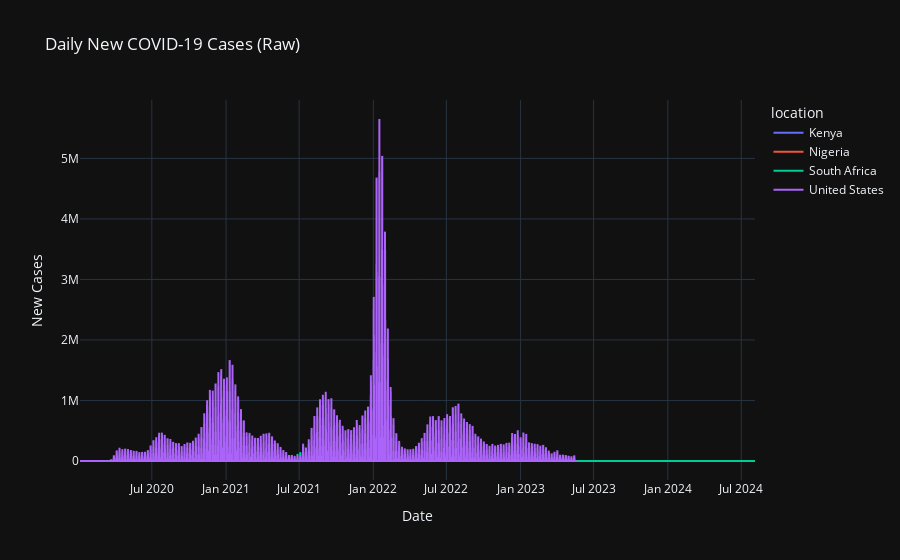

Notebook code for this chart:
### Code cell
# Comparing daily new COVID-19 cases between countries using an interactive time-series plot.
fig = px.line(
    filtered_df, 
    x='date', 
    y='new_cases', 
    color='location',
    title='Daily New COVID-19 Cases (Raw)',
    labels={'new_cases': 'New Cases', 'date': 'Date'},
    template='plotly_dark'
)
fig.update_layout(hovermode='x unified')
fig.show()

### Figure 1 — Plotly figure (JSON) as saved in the notebook; plotly's stock layout.template omitted (floating-point values rounded to 4 significant figures; data arrays with more than 128 entries replaced by an {"elided": "..."} marker saying what was removed)
{"data": [{"hovertemplate": "location=Kenya<br>Date=%{x}<br>New Cases=%{y}<extra></extra>", "legendgroup": "Kenya", "line": {"color": "#636efa", "dash": "solid"}, "marker": {"symbol": "circle"}, "mode": "lines", "name": "Kenya", "showlegend": true, "type": "scattergl", "x": {"elided": "1674 str values"}, "xaxis": "x", "y": {"elided": "1674 int values"}, "yaxis": "y"}, {"hovertemplate": "location=Nigeria<br>Date=%{x}<br>New Cases=%{y}<extra></extra>", "legendgroup": "Nigeria", "line": {"color": "#EF553B", "dash": "solid"}, "marker": {"symbol": "circle"}, "mode": "lines", "name": "Nigeria", "showlegend": true, "type": "scattergl", "x": {"elided": "1674 str values"}, "xaxis": "x", "y": {"elided": "1674 int values"}, "yaxis": "y"}, {"hovertemplate": "location=South Africa<br>Date=%{x}<br>New Cases=%{y}<extra></extra>", "legendgroup": "South Africa", "line": {"color": "#00cc96", "dash": "solid"}, "marker": {"symbol": "circle"}, "mode": "lines", "name": "South Africa", "showlegend": true, "type": "scattergl", "x": {"elided": "1674 str values"}, "xaxis": "x", "y": {"elided": "1674 int values"}, "yaxis": "y"}, {"hovertemplate": "location=United States<br>Date=%{x}<br>New Cases=%{y}<extra></extra>", "legendgroup": "United States", "line": {"color": "#ab63fa", "dash": "solid"}, "marker": {"symbol": "circle"}, "mode": "lines", "name": "United States", "showlegend": true, "type": "scattergl", "x": {"elided": "1674 str values"}, "xaxis": "x", "y": {"elided": "1674 int values"}, "yaxis": "y"}], "layout": {"autosize": true, "hovermode": "x unified", "legend": {"title": {"text": "location"}, "tracegroupgap": 0}, "title": {"text": "Daily New COVID-19 Cases (Raw)"}, "xaxis": {"anchor": "y", "autorange": true, "domain": [0, 1], "range": ["2020-01-05", "2024-08-04"], "title": {"text": "Date"}, "type": "date"}, "yaxis": {"anchor": "x", "autorange": true, "domain": [0, 1], "range": [-313900.0, 5965000.0], "title": {"text": "New Cases"}, "type": "linear"}}}
